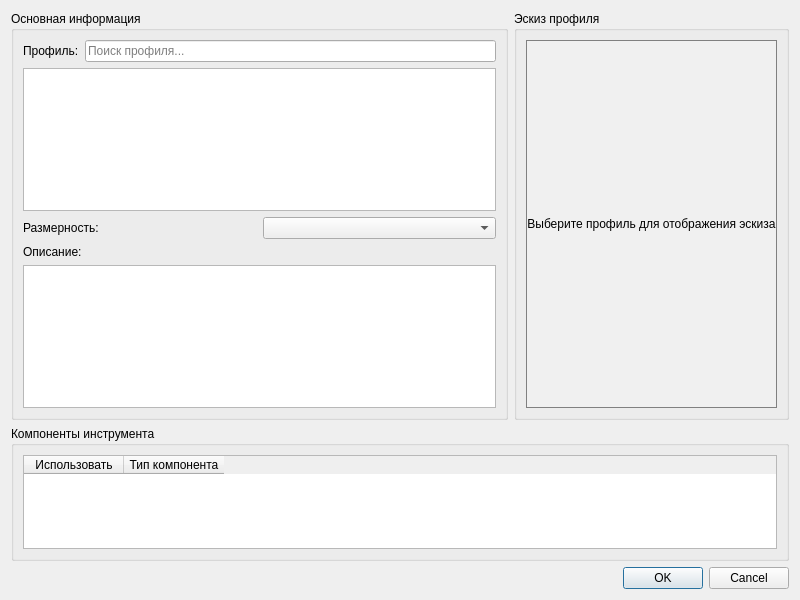
<?xml version="1.0" encoding="UTF-8"?>
<ui version="4.0">
 <class>DialogCreateProfileTool</class>
 <widget class="QDialog" name="DialogCreateProfileTool">
  <property name="geometry">
   <rect>
    <x>0</x>
    <y>0</y>
    <width>800</width>
    <height>600</height>
   </rect>
  </property>
  <property name="windowTitle">
   <string>Создание инструмента профиля</string>
  </property>
  <layout class="QVBoxLayout" name="verticalLayout_main">
   <item>
    <layout class="QHBoxLayout" name="horizontalLayout_top">
     <item>
      <widget class="QGroupBox" name="groupBox_main_info">
       <property name="title">
        <string>Основная информация</string>
       </property>
       <layout class="QVBoxLayout" name="verticalLayout_main_info">
        <item>
         <layout class="QHBoxLayout" name="horizontalLayout_profile">
          <item>
           <widget class="QLabel" name="label_profile">
            <property name="text">
             <string>Профиль:</string>
            </property>
           </widget>
          </item>
          <item>
           <widget class="QLineEdit" name="lineEdit_profile_search">
            <property name="placeholderText">
             <string>Поиск профиля...</string>
            </property>
           </widget>
          </item>
         </layout>
        </item>
        <item>
         <widget class="QListWidget" name="listWidget_profile_results"/>
        </item>
        <item>
         <layout class="QHBoxLayout" name="horizontalLayout_dimension">
          <item>
           <widget class="QLabel" name="label_dimension">
            <property name="text">
             <string>Размерность:</string>
            </property>
           </widget>
          </item>
          <item>
           <widget class="QComboBox" name="comboBox_dimension"/>
          </item>
         </layout>
        </item>
        <item>
         <widget class="QLabel" name="label_description">
          <property name="text">
           <string>Описание:</string>
          </property>
         </widget>
        </item>
        <item>
         <widget class="QTextEdit" name="textEdit_description"/>
        </item>
       </layout>
      </widget>
     </item>
     <item>
      <widget class="QGroupBox" name="groupBox_sketch">
       <property name="title">
        <string>Эскиз профиля</string>
       </property>
       <layout class="QVBoxLayout" name="verticalLayout_sketch">
        <item>
         <widget class="QLabel" name="label_profile_sketch">
          <property name="minimumSize">
           <size>
            <width>200</width>
            <height>150</height>
           </size>
          </property>
          <property name="styleSheet">
           <string>border: 1px solid gray; background-color: #f0f0f0;</string>
          </property>
          <property name="text">
           <string>Выберите профиль для отображения эскиза</string>
          </property>
          <property name="alignment">
           <set>Qt::AlignmentFlag::AlignCenter</set>
          </property>
         </widget>
        </item>
       </layout>
      </widget>
     </item>
    </layout>
   </item>
   <item>
    <widget class="QGroupBox" name="groupBox_components">
     <property name="title">
      <string>Компоненты инструмента</string>
     </property>
     <layout class="QVBoxLayout" name="verticalLayout_components">
      <item>
       <widget class="QTableWidget" name="tableWidget_components">
        <property name="selectionMode">
         <enum>QAbstractItemView::SelectionMode::SingleSelection</enum>
        </property>
        <property name="selectionBehavior">
         <enum>QAbstractItemView::SelectionBehavior::SelectRows</enum>
        </property>
        <column>
         <property name="text">
          <string>Использовать</string>
         </property>
        </column>
        <column>
         <property name="text">
          <string>Тип компонента</string>
         </property>
        </column>
       </widget>
      </item>
     </layout>
    </widget>
   </item>
   <item>
    <widget class="QDialogButtonBox" name="buttonBox">
     <property name="orientation">
      <enum>Qt::Orientation::Horizontal</enum>
     </property>
     <property name="standardButtons">
      <set>QDialogButtonBox::StandardButton::Cancel|QDialogButtonBox::StandardButton::Ok</set>
     </property>
    </widget>
   </item>
  </layout>
 </widget>
 <resources/>
 <connections>
  <connection>
   <sender>buttonBox</sender>
   <signal>accepted()</signal>
   <receiver>DialogCreateProfileTool</receiver>
   <slot>accept()</slot>
   <hints>
    <hint type="sourcelabel">
     <x>248</x>
     <y>254</y>
    </hint>
    <hint type="destinationlabel">
     <x>157</x>
     <y>274</y>
    </hint>
   </hints>
  </connection>
  <connection>
   <sender>buttonBox</sender>
   <signal>rejected()</signal>
   <receiver>DialogCreateProfileTool</receiver>
   <slot>reject()</slot>
   <hints>
    <hint type="sourcelabel">
     <x>316</x>
     <y>260</y>
    </hint>
    <hint type="destinationlabel">
     <x>286</x>
     <y>274</y>
    </hint>
   </hints>
  </connection>
 </connections>
</ui>
